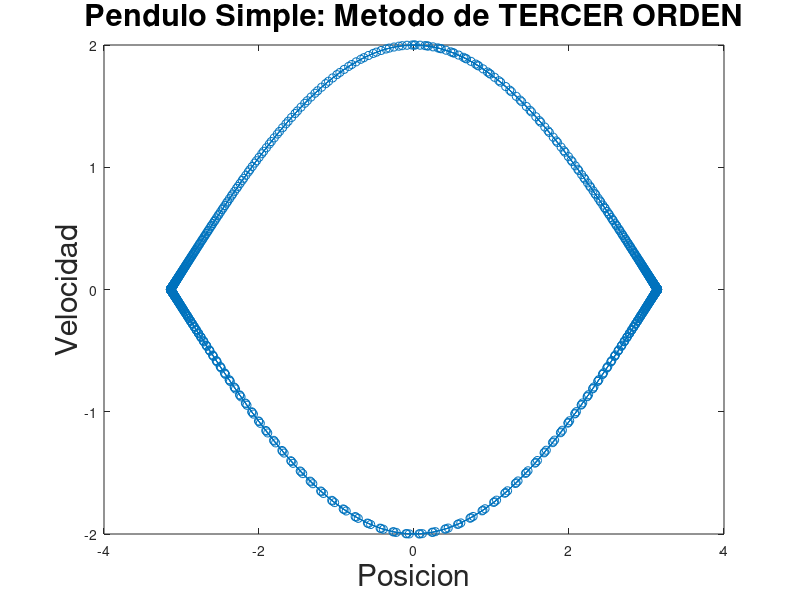
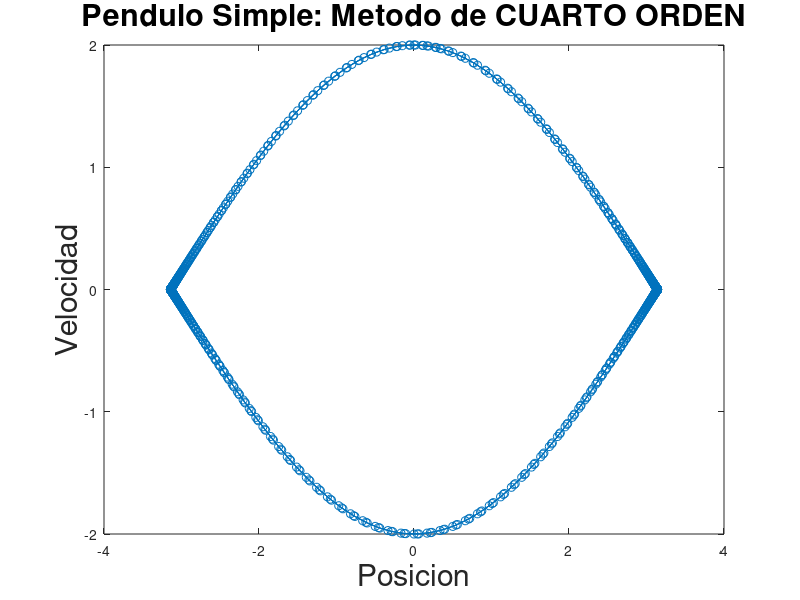
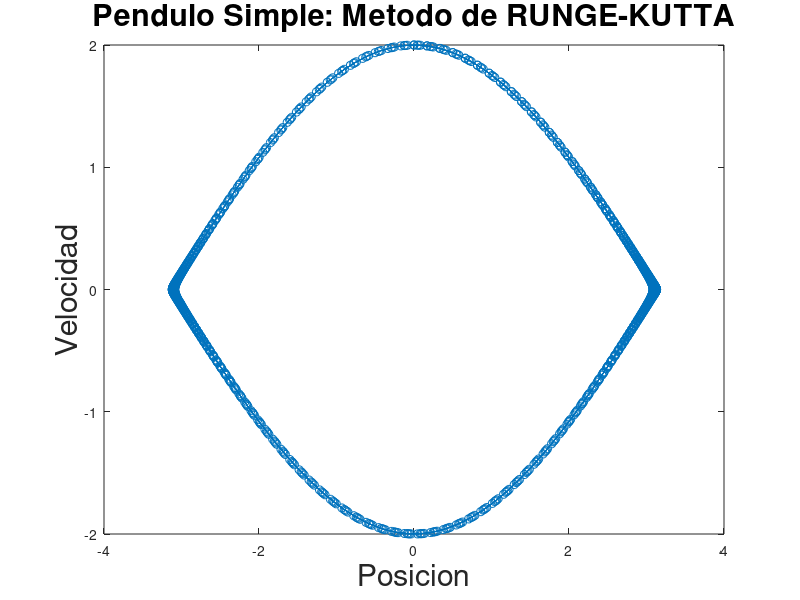
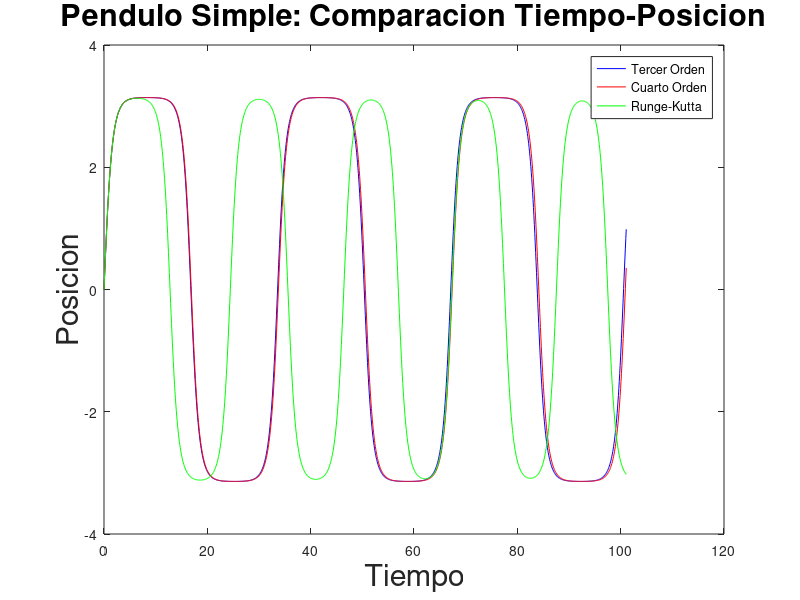

Write MATLAB code to recreate these figures, in order.
#OBLIGATORIO 2 - Metodos Numericos 2021 - Grupo 63
# Problema del PENDULO SIMPLE

# Definicion de CONSTANTES:
g = 1;
L = 1;
w = sqrt(g/L);
# Definicion de TIEMPO:
T = 33.7210;
delta_t = T/400;
tmax = 3*T;
# Inicializacion de VALORES INICIALES:
u0 = 0;
v0 = 1.9999992384564990;

# Definicion de FUNCIONES:
pendSimple = @(tita, dtita, tiempo) [-(w^2)*sin(tita)];

# -------------------------------- #
# Metodo explicito de TERCER ORDEN:
# -------------------------------- #
tiempo = 0;
posicion_ts = u0;
velocidad_ts = v0;
# Inicializacion de Vectores:
vector_pos_TO = [posicion_ts];
vector_vel_TO = [velocidad_ts];
vector_tiempo_TO = [tiempo];
do
  #PASO 1.
  aceleracion = pendSimple(posicion_ts, velocidad_ts, tiempo);
  #PASO 2.
  posicion_t13 = posicion_ts + (1/3)*delta_t*velocidad_ts + (1/18)*(delta_t^2)*aceleracion;
  velocidad_t13 = velocidad_ts + (1/3)*delta_t*aceleracion;
  #PASO 3.
  aceleracion_13 = pendSimple(posicion_t13, velocidad_t13, (tiempo + (1/3)*delta_t));
  #PASO 4.
  posicion_t23 = posicion_ts + (2/3)*delta_t*velocidad_ts + (1/27)*(delta_t^2)*(2*aceleracion + 4*aceleracion_13);
  velocidad_t23 = velocidad_ts + (2/3)*delta_t*aceleracion_13;
  #PASO 5.
  aceleracion_23 = pendSimple(posicion_t23, velocidad_t23, (tiempo + (2/3)*delta_t));
  #PASO 6.
  posicion_ts = posicion_ts + delta_t*velocidad_ts + (1/6)*(delta_t^2)*(aceleracion + aceleracion_13 + aceleracion_23);
  velocidad_ts = velocidad_ts + (1/4)*delta_t*(aceleracion + 3*aceleracion_23);
  # Agrego los valores a sus respectivos vectores.
  vector_pos_TO = [vector_pos_TO, posicion_ts];
  vector_vel_TO = [vector_vel_TO, velocidad_ts];
  # Incremento el contador de tiempo.
  tiempo += delta_t;
  vector_tiempo_TO = [vector_tiempo_TO, tiempo];
until (tiempo > (tmax - delta_t))
# Ploteo de grafica:
figure(1)
plot(vector_pos_TO, vector_vel_TO, '-o')
title('Pendulo Simple: Metodo de TERCER ORDEN','FontSize', 22 );
xlabel('Posicion','FontSize', 22);
ylabel('Velocidad','FontSize', 22);
# Fin TERCER ORDEN

# -------------------------------- #
# Metodo explicito de CUARTO ORDEN:
# -------------------------------- #
tiempo = 0;
posicion_ts = u0;
velocidad_ts = v0;
# Inicializacion de Vectores:
vector_pos_CO = [posicion_ts];
vector_vel_CO = [velocidad_ts];
vector_tiempo_CO = [tiempo];
do
  #PASO 1
  aceleracion = pendSimple(posicion_ts, velocidad_ts, tiempo);
  #PASO 2
  posicion_t13 = posicion_ts + (1/3)*delta_t*velocidad_ts + (1/18)*(delta_t^2)*aceleracion;
  velocidad_t13 = velocidad_ts + (1/3)*delta_t*aceleracion;
  #PASO 3
  aceleracion_13 = pendSimple(posicion_t13, velocidad_t13, (tiempo + (1/3)*delta_t));
  #PASO 4
  posicion_t12 = posicion_ts + (1/8)*delta_t*(velocidad_ts + 3*velocidad_t13) + (3/40)*(delta_t^2)*(-aceleracion + aceleracion_13);
  velocidad_t12 = velocidad_ts + (1/8)*delta_t*(aceleracion + 3*aceleracion_13);
  #PASO 5
  aceleracion_12 = pendSimple(posicion_t12, velocidad_t12, (tiempo + (1/2)*delta_t));
  #PASO 6
  posicion_t = posicion_ts + (1/2)*delta_t*(velocidad_ts - 3*velocidad_t13 + 4*velocidad_t12) + (3/10)*(delta_t^2)*(aceleracion - aceleracion_13);
  velocidad_t = velocidad_ts + (1/2)*delta_t*(aceleracion - 3*aceleracion_13 + 4*aceleracion_12);
  #PASO 7
  aceleracion_t = pendSimple(posicion_t, velocidad_t, (tiempo + delta_t));
  #PASO 8
  posicion_ts = posicion_ts + (1/6)*delta_t*(velocidad_ts + 4*velocidad_t12 + velocidad_t);
  velocidad_ts = velocidad_ts + (1/6)*delta_t*(aceleracion + 4*aceleracion_12 + aceleracion_t);
  # Agrego los valores a sus respectivos vectores.
  vector_pos_CO = [vector_pos_CO, posicion_ts];
  vector_vel_CO = [vector_vel_CO, velocidad_ts];
  # Incremento el contador de tiempo.
  tiempo += delta_t;
  vector_tiempo_CO = [vector_tiempo_CO, tiempo];
until (tiempo > (tmax - delta_t))
# Ploteo de grafica:
figure(2)
plot(vector_pos_CO, vector_vel_CO, '-o')
title('Pendulo Simple: Metodo de CUARTO ORDEN','FontSize', 22);
xlabel('Posicion','FontSize', 22);
ylabel('Velocidad','FontSize', 22);
# Fin CUARTO ORDEN

# -------------------------------- #
# Metodo de RUNGE-KUTTA de tercer orden:
# -------------------------------- #
tiempo = 0;
posicion_ts = u0;
velocidad_ts = v0;
# Inicializacion de Vectores:
vector_pos_RK = [posicion_ts];
vector_vel_RK = [velocidad_ts];
vector_tiempo_RK = [tiempo];
do
  #PASO 1
  aceleracion = pendSimple(posicion_ts, velocidad_ts, tiempo);
  #PASO 2
  posicion_t12 = posicion_ts + (1/2)*delta_t*velocidad_ts;
  velocidad_t12 = velocidad_ts + (1/2)*delta_t*aceleracion;
  #PASO 3
  aceleracion_12 = pendSimple(posicion_t12, velocidad_t12, (tiempo + (1/2)*delta_t));
  #PASO 4
  posicion_t = posicion_ts + delta_t*((-1)*velocidad_ts + 2*velocidad_t12);
  velocidad_t = velocidad_ts + delta_t*((-1)*aceleracion + 2*aceleracion_12);
  #PASO 5
  aceleracion_t = pendSimple(posicion_t, velocidad_t, (tiempo + delta_t));
  #PASO 6
  posicion_ts = posicion_ts + (1/6)*delta_t*(velocidad_ts + 4*velocidad_t12 + velocidad_t);
  velocidad_ts = velocidad_ts + (1/6)*delta_t*(aceleracion + 4*aceleracion_12 + aceleracion_t);
  # Agrego los valores a sus respectivos vectores.
  vector_pos_RK = [vector_pos_RK, posicion_ts];
  vector_vel_RK = [vector_vel_RK, velocidad_ts];
  # Incremento el contador de tiempo.
  tiempo += delta_t;
  vector_tiempo_RK = [vector_tiempo_RK, tiempo];
until (tiempo > (tmax - delta_t))
# Ploteo de grafica:
figure(3)
plot(vector_pos_RK, vector_vel_RK, '-o')
title('Pendulo Simple: Metodo de RUNGE-KUTTA','FontSize', 22);
xlabel('Posicion','FontSize', 22);
ylabel('Velocidad','FontSize', 22);
# Fin RUNGE-KUTTA

# Implementacion de la grafica conjunta Posicion-Tiempo entre metodos:
figure(4)
plot(vector_tiempo_TO, vector_pos_TO, 'b')
hold on
plot(vector_tiempo_CO, vector_pos_CO, 'r')
hold on
plot(vector_tiempo_RK, vector_pos_RK, 'g')
legend({'Tercer Orden', 'Cuarto Orden','Runge-Kutta'})
title('Pendulo Simple: Comparacion Tiempo-Posicion','FontSize', 22);
xlabel('Tiempo','FontSize', 22);
ylabel('Posicion','FontSize', 22);